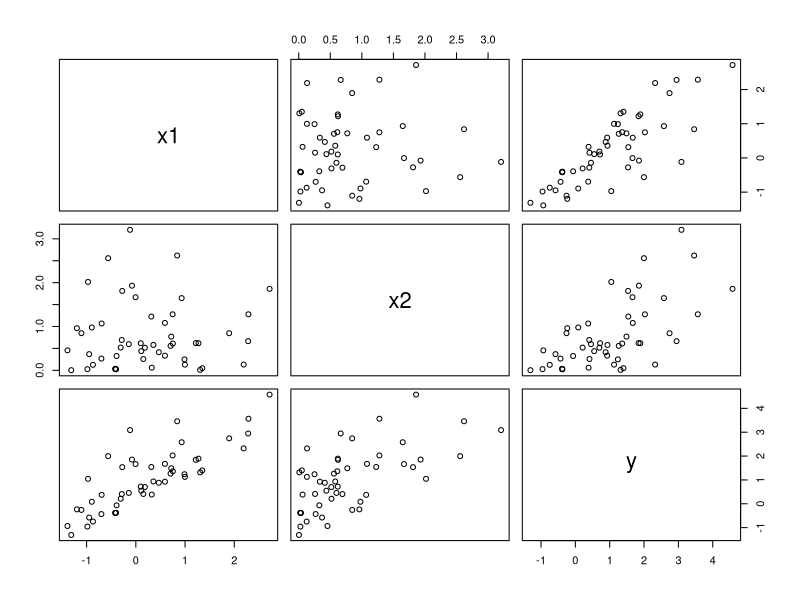

This chart was generated by the following R code:
############################################################
##Module Name and Code: Applied Customer Analytics MS5108  #
#Student Name and ID:  Dilip Venkatesan Sankar 22225743    #
############################################################

set.seed(7)
#Question1
#Creating two vectors x1 and x1 using rnorm() and rexp() function
x1 <- rnorm(50)
x2 <- rexp(50)

#printing x1 and x2 vectors
x1
x2

#Creating another vector y using linear combination of x1 and x2
y <- 1*x1+1*x2
y

#Creating a dataframe for all three vectors
df = data.frame(x1,x2,y)
df

#Constructing scatter plot to check correlation
plot(df)

#Creating a simple linear regression function using lm() function
value = lm(y~x1+x2,data=df)

#Displaying the results of lm() function
summary(value)


#Question2
#Creating vectors subject,height and weight from the given table
subject <- 1:10
height <- c(1.82,1.56,1.74,1.55,1.63,1.91,2.05,1.84,1.80,1.71)
weight <- c(80.4,66.2,68.9,70.1,75,83.7,105.6,79.5,68,69.4)

#Converting the vectors into a dataframe
df = data.frame(height,weight)
df

#Calculating BMI and storing 
df$BMI <- ((df$weight/df$height)/df$height)
df

#Calculation of mean, SD of height,weight and BMI for df
mean(df$height)
sd(df$height)
mean(df$weight)
sd(df$weight)
mean(df$BMI)
sd(df$BMI)

#Filtering results from df and storing in sample dataframe
sample <- df[df$height >= 1.70 & df$weight < 70,]
sample

#Calculation of mean, SD of height,weight and BMI for sample
mean(sample$height)
sd(sample$height)
mean(sample$weight)
sd(sample$weight)
mean(sample$BMI)
sd(sample$BMI)

##############################################################

